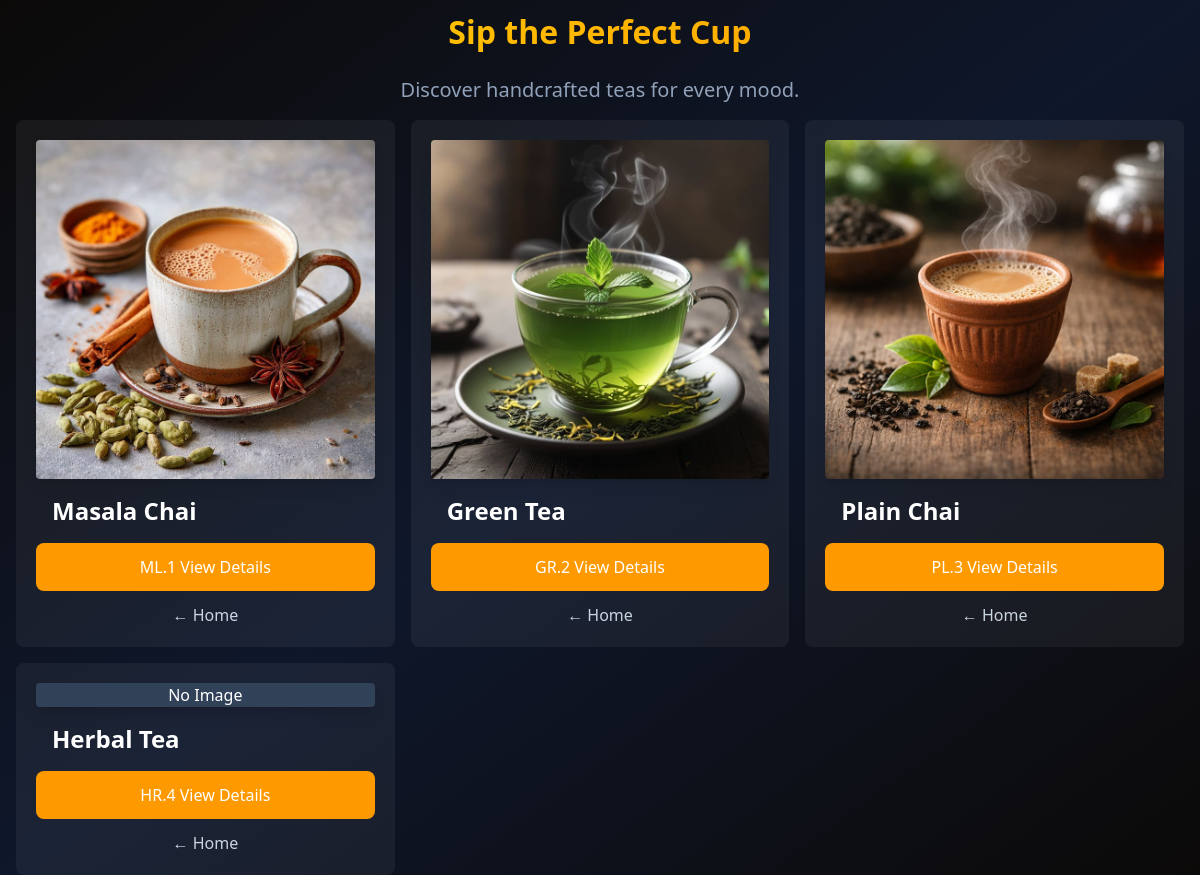
The app's page /chai/ with its own data.
### chai/models.py (models this page shows, shortened)
class ChaiVariety(models.Model):
    CHAI_TYPE_CHOICE = [
        ('ML' , 'Masala Chai'),
        ('GR' , 'Green Chai'),
        ('HR' , 'Herbal Chai'),
        ('EL' , 'Elachi Chai'),
        ('KL' , 'Kiwi Chai'),
        ('PL' , 'Plain Chai'),
    ]
    name = models.CharField(max_length=100)
    image = models.ImageField(upload_to='chais/',blank=True,null=True)
    date_added = models.DateTimeField(default=timezone.now)
    description = models.TextField(default=' ')
    type = models.CharField(max_length=2, choices=CHAI_TYPE_CHOICE)

### chai/views.py (the view)
# urls.py: path('', views.all_chai, name='all_chai'),
def all_chai(request):
    chais = ChaiVariety.objects.all()
    return render(request, 'chai/all_chai.html', {'chais': chais})

### chai/templates/chai/all_chai.html (shortened to what this page needs)
{% extends "layout.html" %}
{% block content %}
    <h1 class="text-6xl font-extrabold bg-gradient-to-r from-amber-300 to-amber-500 bg-clip-text text-transparent p-4">Sip the Perfect Cup</h1>
    <p class="mt-3 text-slate-400 text-xl text-center font-light">Discover handcrafted teas for every mood.</p>
    <div class="grid grid-cols-3 gap-4 m-4">
    {% for chai in chais %}
        <div class="bmt-16 bg-white/5 p-5 rounded-lg">
            {% if chai.image %}
                <img class="rounded shadow-lg" src="{{ chai.image.url }}" alt="">
            {% else %}
                <div class="rounded shadow-lg h-48 flex items-center justify-center bg-slate-700">
                   No Image
                </div>
            {% endif %}
            <h3 class = "text-2xl font-bold m-4">{{ chai.name }}</h3>
            <a href="{% url 'chai_detail' chai.id %}"
                class="block w-full py-3 bg-amber-500 text-white rounded-lg hover:bg-amber-600 text-center transition">
                {{ chai.type }}.{{ chai.id }} View Details
            </a>
            <a href="{% url 'home' %}"
                class="text-slate-300 hover:text-amber-400 tracking-normal transition mt-3 block text-center">
                ← Home
            </a>
        </div>
    {% endfor %}
    </div>
{% endblock %}

### templates/layout.html (shortened to what this page needs)
{% load static tailwind_tags %}
{% load static %}
<!DOCTYPE html>
<html lang="en">
<head>
    <link rel="stylesheet" href="{% static 'style.css' %}">
    {% tailwind_css %}
</head>
<body class="bg-gradient-to-br from-stone-950 via-slate-900 to-stone-950 min-h-screen">
    {% block content %}{% endblock %}
</body>
</html>

### static/style.css (style rules this page uses)
body { color: white; }
h1 { text-align: center; font-size: 2em; }

### records on screen
ChaiVariety: image (picture), name "Masala Chai", type "ML", id "1"
ChaiVariety: image (picture), name "Green Tea", type "GR", id "2"
ChaiVariety: image (picture), name "Plain Chai", type "PL", id "3"
ChaiVariety: image "No Image", name "Herbal Tea", type "HR", id "4"
